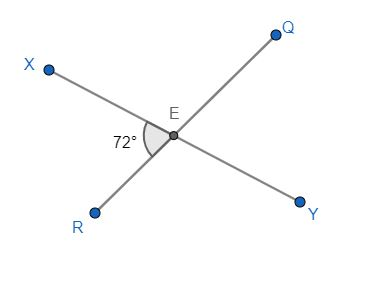
#> input picture HoughTransform_LineDetection/foto1.jpg, 365 x 302 px, found by its file name
$ python angledetect.py
#> lines starting #> are read from the running program, lines starting #| are printed output that depends on the picture; long printed decimals are rounded
# -*- coding: utf-8 -*-
"""
Created on Sun Dec  1 12:56:45 2024

@author: fkaan
"""

from skimage.transform import hough_line, hough_line_peaks
import numpy as np
import cv2
from matplotlib import pyplot as plt

path = r'C:\Users\fkaan\Desktop\Digital Image Progressing\segmentation\foto1.jpg'

image = cv2.imread(path, 0)
#> image: shape (302, 365); min 0, max 255, mean 252.1
image = ~image  #Invert the image - beyaz arkaplan hough'ı yanıltıyor
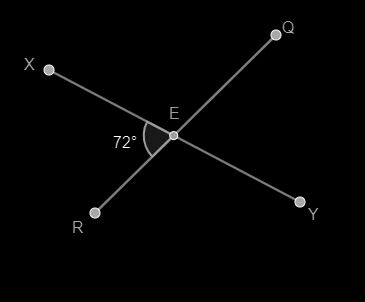
#> image: shape (302, 365); min 0, max 255, mean 2.9
plt.imshow(image, cmap='gray')

# bir noktadan geçen doğru sayısı
tested_angles = np.linspace(-np.pi / 2, np.pi / 2, 180)

# Perform Hough Transformation to change x, y, to h, theta, dist space.
hspace, theta, dist = hough_line(image, tested_angles)
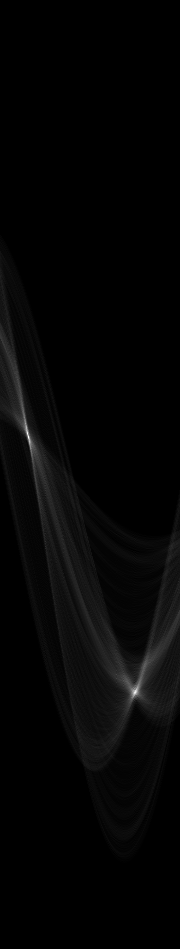
#> hspace: shape (949, 180) uint64; min 0, max 317, mean 6.3; drawn with min black and max white
#> theta = 180 values from -1.57 to 1.57; dist = 949 values from -474 to 474

plt.figure(figsize=(10,10))
plt.imshow(hspace)


#Location of peaks in the hough space
h, q, d = hough_line_peaks(hspace, theta, dist)
#> h = [317, 299]; q = [-1.08, 0.799]; d = [-38, 218]


#################################################################
#Example code from skimage documentation to plot the detected lines
angle_list=[]  #Create an empty list to capture all angles

# Generating figure 1
fig, axes = plt.subplots(1, 3, figsize=(15, 6))
ax = axes.ravel()

ax[0].imshow(image, cmap='gray')
ax[0].set_title('Input image')
ax[0].set_axis_off()

ax[1].imshow(np.log(1 + hspace),
             extent=[np.rad2deg(theta[-1]), np.rad2deg(theta[0]), dist[-1], dist[0]],
             cmap='gray', aspect=1/1.5)
ax[1].set_title('Hough transform')
ax[1].set_xlabel('Angles (degrees)')
ax[1].set_ylabel('Distance (pixels)')
ax[1].axis('image')

ax[2].imshow(image, cmap='gray')

origin = np.array((0, image.shape[1]))
#> origin = [0, 365]

for _, angle, dist in zip(*hough_line_peaks(hspace, theta, dist)):
    angle_list.append(angle) #Not for plotting but later calculation of angles
    y0, y1 = (dist - origin * np.cos(angle)) / np.sin(angle)
    ax[2].plot(origin, (y0, y1), '-r')
#> this loop made 2 passes
#> (angle, dist, y0, y1) on passes 1 to 2: (-1.08, -38, 43.1, 238.5), (0.799, 218, 304.3, -51.2)
#> after the loop, angle_list = [-1.08, 0.799]

ax[2].set_xlim(origin)
ax[2].set_ylim((image.shape[0], 0))
ax[2].set_axis_off()
ax[2].set_title('Detected lines')

plt.tight_layout()
plt.show()
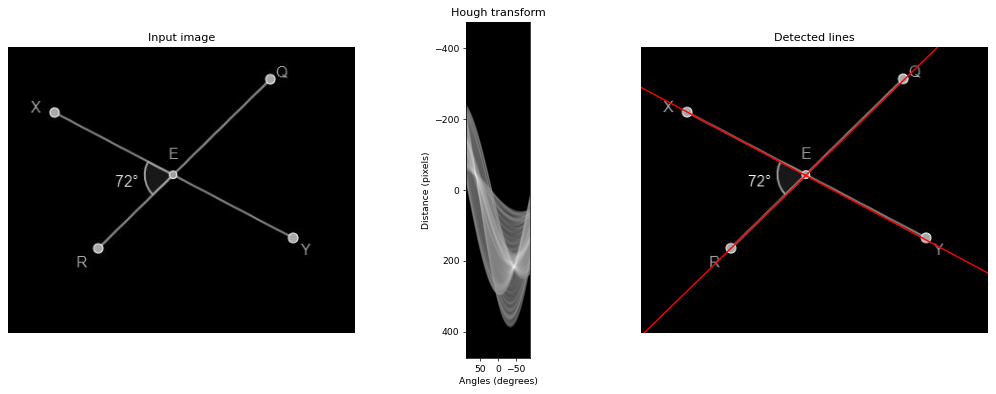
#> figure drawn by matplotlib, 3 panels

###############################################################
# radian'dan dereceye çevir
angles = [a*180/np.pi for a in angle_list]
#> angles = [-61.84, 45.75]

# arasındaki açının değerini bul
angle_difference = np.max(angles) - np.min(angles)
#> angle_difference = 107.6
print(180 - angle_difference)   #180'den çıkartarak küçük açıyı bul
#| 72.402
